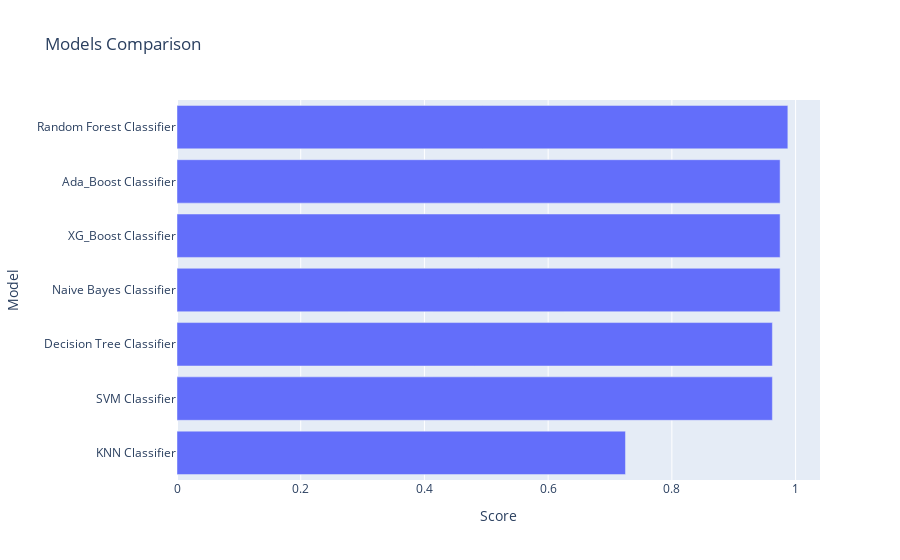

The notebook cell saved with this chart:
### Code cell
models = pd.DataFrame({
    'Model' : [ 'Random Forest Classifier', 'SVM Classifier', 'Naive Bayes Classifier','KNN Classifier',
             'XG_Boost Classifier', 'Decision Tree Classifier', 'Ada_Boost Classifier'],
    'Score' : [rand_forest_acc, svm_acc, gnb_acc, knn_acc, xgb_acc, dtc_acc, ada_acc]
})


sorted_models = models.sort_values(by = 'Score', ascending = True)

fig = px.bar(data_frame = sorted_models, x = 'Score', y = 'Model',
       title = 'Models Comparison')

fig.show()

### Figure 1 — Plotly figure (JSON) as saved in the notebook; plotly's stock layout.template omitted (floating-point values rounded to 4 significant figures)
{"data": [{"alignmentgroup": "True", "hovertemplate": "Score=%{x}<br>Model=%{y}<extra></extra>", "legendgroup": "", "marker": {"color": "#636efa", "pattern": {"shape": ""}}, "name": "", "offsetgroup": "", "orientation": "h", "showlegend": false, "textposition": "auto", "type": "bar", "x": [0.725, 0.9625, 0.9625, 0.975, 0.975, 0.975, 0.9875], "xaxis": "x", "y": ["KNN Classifier", "SVM Classifier", "Decision Tree Classifier", "Naive Bayes Classifier", "XG_Boost Classifier", "Ada_Boost Classifier", "Random Forest Classifier"], "yaxis": "y"}], "layout": {"barmode": "relative", "legend": {"tracegroupgap": 0}, "title": {"text": "Models Comparison"}, "xaxis": {"anchor": "y", "domain": [0, 1], "title": {"text": "Score"}}, "yaxis": {"anchor": "x", "domain": [0, 1], "title": {"text": "Model"}}}}
